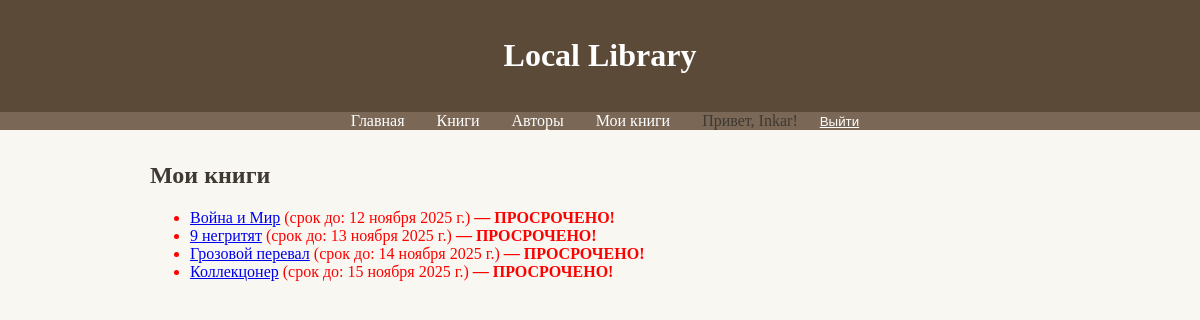
/mybooks/ (signed in), run on the app's committed database.
### catalog/models.py (models this page shows, shortened)
class BookInstance(models.Model):
    id = models.UUIDField(primary_key=True, default=uuid.uuid4, help_text='Unique ID for this book')
    book = models.ForeignKey(Book, on_delete=models.RESTRICT, null=True)
    imprint = models.CharField(max_length=200, default='Unknown')
    due_back = models.DateField(null=True, blank=True)
    borrower = models.ForeignKey(User, on_delete=models.SET_NULL, null=True, blank=True)
    LOAN_STATUS = (
        ('m', 'Maintenance'),
        ('o', 'On loan'),
        ('a', 'Available'),
        ('r', 'Reserved'),
    )
    status = models.CharField(
        max_length=1,
        choices=LOAN_STATUS,
        blank=True,
        default='m',
    )
    class Meta:
        ordering = ['due_back']
        permissions = (("can_mark_returned", "Set book as returned"),)
    @property
    def is_overdue(self):
        return bool(self.due_back and date.today() > self.due_back)

class Book(models.Model):
    title = models.CharField(max_length=200)
    author = models.ForeignKey(Author, on_delete=models.SET_NULL, null=True)
    summary = models.TextField(max_length=1000, help_text='Brief description')
    isbn = models.CharField('ISBN', max_length=13, unique=True)
    cover = models.ImageField(upload_to='covers/', blank=True, null=True)

### catalog/views.py (the view, shortened to what this page needs)
# urls.py: path('mybooks/', views.LoanedBooksByUserListView.as_view(), name='my-borrowed'),
class LoanedBooksByUserListView(LoginRequiredMixin, ListView):
    model = BookInstance
    template_name = 'catalog/bookinstance_list_borrowed_user.html'
    paginate_by = 10
    def get_queryset(self):
        return BookInstance.objects.filter(
            borrower=self.request.user,
            status='o'
        ).order_by('due_back')

### catalog/templates/catalog/bookinstance_list_borrowed_user.html
{% extends "base_generic.html" %}
{% block content %}
  <h2>Мои книги</h2>
  {% if bookinstance_list %}
    <ul>
      {% for bookinst in bookinstance_list %}
        <li {% if bookinst.is_overdue %}style="color: red;"{% endif %}>
          <a href="{% url 'book-detail' bookinst.book.pk %}">{{ bookinst.book.title }}</a>
          (срок до: {{ bookinst.due_back|default:"не указан" }})
          {% if bookinst.is_overdue %}
            <strong> — ПРОСРОЧЕНО!</strong>
          {% endif %}
        </li>
      {% endfor %}
    </ul>
  {% else %}
    <p>Вы ничего не взяли.</p>
  {% endif %}
{% endblock %}

### catalog/templates/base_generic.html (shortened to what this page needs)
<!DOCTYPE html>
<html>
<head>
</head>
<body>
  <header><h1>Local Library</h1></header>
  <nav>
    <ul>
      <li><a href="{% url 'index' %}">Главная</a></li>
      <li><a href="{% url 'books' %}">Книги</a></li>
      <li><a href="{% url 'authors' %}">Авторы</a></li>
      {% if user.is_authenticated %}
        <li><a href="{% url 'my-borrowed' %}">Мои книги</a></li>
        <li>Привет, {{ user.username }}!</li>
        <form method="post" action="{% url 'logout' %}" style="display:inline;">
          <button type="submit" style="background:none; border:none; color:white; text-decoration:underline; cursor:pointer;">
            Выйти
          </button>
        </form>
      {% else %}
        <li><a href="{% url 'login' %}">Войти</a></li>
      {% endif %}
    </ul>
  </nav>
  <div class="content">{% block content %}{% endblock %}</div>
</body>
</html>

### catalog/templates/base_generic.html (style rules this page uses)
body { font-family: Georgia, serif; background: #f9f7f1; color: #3e3933; margin: 0; padding: 0; }
header { background: #5b4a37; color: white; padding: 1rem; text-align: center; }
nav ul { list-style: none; padding: 0; background: #7a6755; display: flex; justify-content: center; margin: 0; }
nav li { margin: 0 1rem; }
nav a { color: white; text-decoration: none; }
.content { max-width: 900px; margin: 2rem auto; padding: 0 1rem; }

### data on the page
BookInstance: book "Война и Мир", due_back "12 ноября 2025 г.", shows "— ПРОСРОЧЕНО!"
BookInstance: book "9 негритят", due_back "13 ноября 2025 г.", shows "— ПРОСРОЧЕНО!"
BookInstance: book "Грозовой перевал", due_back "14 ноября 2025 г.", shows "— ПРОСРОЧЕНО!"
BookInstance: book "Коллекцонер", due_back "15 ноября 2025 г.", shows "— ПРОСРОЧЕНО!"

### other printed values
{{ user.username }} "Inkar"
